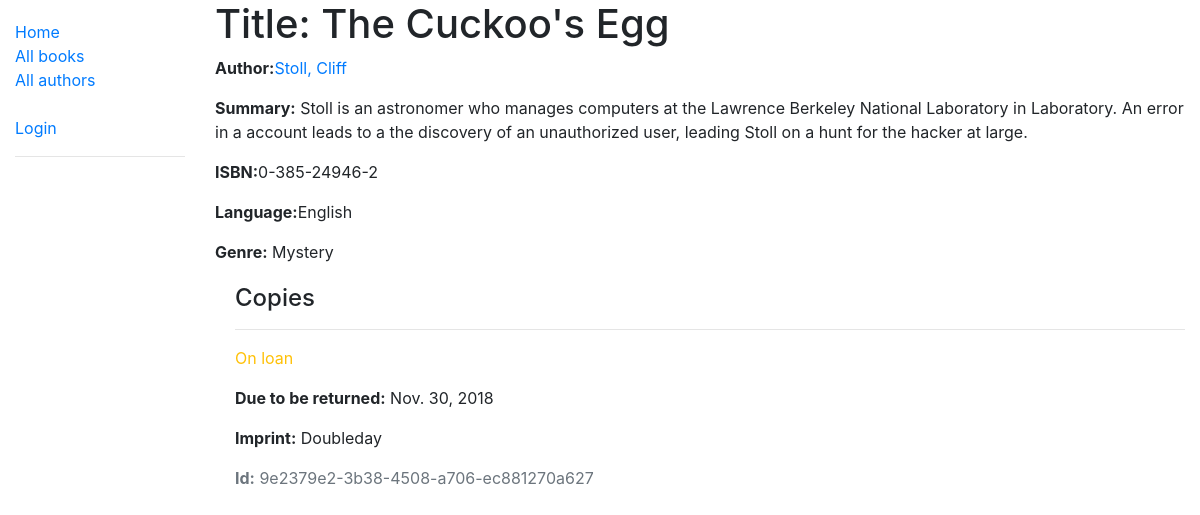
/catalog/book/1, run on the app's committed database.
### catalog/models.py (models this page shows, shortened)
class Book(models.Model):
	title = models.CharField(max_length=200)
	author = models.ForeignKey('Author', on_delete=models.SET_NULL, null=True)
	summary = models.TextField(max_length=1000, help_text='Enter a description for the book')
	isbn = models.CharField('ISBN', max_length=13, help_text='13 Character <a href="https://www.isbn-international.org/content/what-isbn">ISBN number</a>')
	genre = models.ManyToManyField(Genre, help_text='Select a genre for this book')
	language = models.ForeignKey(Language, on_delete=models.SET_NULL, null=True)
	def display_genre(self):
		return ', '.join(genre.name for genre in self.genre.all()[:3])
	display_genre.short_description = 'Genre'

class Author(models.Model):
	first_name = models.CharField(max_length=100)
	last_name = models.CharField(max_length=100)
	date_of_birth = models.DateField(null=True, blank=True)
	date_of_death = models.DateField('died', null=True, blank=True)
	class Meta:
		ordering = ['last_name', 'first_name']
	def __str__(self):
		return f'{self.last_name}, {self.first_name}'

class Language(models.Model):
	name = models.CharField(max_length=200, help_text='Enter a language (e.g. English, Nipponese, etc')
	def __str__(self):
		return self.name

class Genre(models.Model):
	name = models.CharField(max_length=200, help_text='Enter a book genre (e.g. Fantasy)')
	def __str__(self):
		return self.name

class BookInstance(models.Model):
	id = models.UUIDField(primary_key=True, default=uuid.uuid4, help_text='Unique ID for this particular book across whole library')
	book = models.ForeignKey('Book', on_delete=models.SET_NULL, null=True)
	imprint = models.CharField(max_length=200)
	due_back = models.DateField(null=True, blank=True) #null for when book is available
	borrower = models.ForeignKey(User, on_delete=models.SET_NULL, null=True, blank=True)
	LOAN_STATUS = (
		('m', 'Maintenance'),
		('o', 'On loan'),
		('a', 'Available'),
		('r', 'Reserved'),
	)
	status = models.CharField(
		max_length=1,
		choices=LOAN_STATUS,
		blank=True,
		default='m',
		help_text='Book availability'
	)
	class Meta:
		ordering = ['due_back']
		permissions = (("can_mark_returned", "Set book as returned"), ("can_view_borrowed", "View borrowed books"))
	def display_id(self):
		return self.id
	display_id.short_description = 'ID'
	def display_title(self):
		return self.book.title
	display_title.short_description = 'Book Title'

### catalog/views.py (the view)
# urls.py: path('book/<int:pk>', views.BookDetailView.as_view(), name='book-detail'),
class BookDetailView(generic.DetailView):
	model = Book

### catalog/templates/catalog/book_detail.html
{% extends "base_generic.html" %}
{% block content %}
	<h1>Title: {{ book.title }}</h1>
	<p><strong>Author:</strong><a href="{% url 'author-detail' book.author.pk %} ">{{ book.author }}</a></p>
	<p><strong>Summary:</strong> {{ book.summary }}</p>
	<p><strong>ISBN:</strong>{{ book.isbn }}</p>
	<p><strong>Language:</strong>{{ book.language }}</p>
	<p><strong>Genre:</strong>{% for genre in book.genre.all %} {{ genre }} {% if not forloop.last %}, {% endif %}{% endfor %}</p>
	<div style="margin-left:20px;margin-top:20px">
		<h4>Copies</h4>
		{% for copy in book.bookinstance_set.all %}
			<hr>
			<p class="{% if copy.status == 'a' %}text-success{% elif copy.status == 'm' %}text-danger{% else %}text-warning{% endif %}">{{ copy.get_status_display }}</p>
			{% if copy.status != 'a' %}
				<p><strong>Due to be returned:</strong> {{ copy.due_back }}</p>
			{% endif %}
			<p><strong>Imprint:</strong> {{ copy.imprint }}</p>
			<p class="text-muted"><strong>Id:</strong> {{ copy.id }}</p>
		{% endfor %}
	</div>
{% endblock %}

### data on the page
Book: title "The Cuckoo's Egg", author "Stoll, Cliff", summary "Stoll is an astronomer who manages computers at the Lawrence Berkeley National Laboratory in Laboratory. An error in a account leads to a the discovery of an unauthorized user, leading Stoll on a hunt for the hacker at large.", isbn "0-385-24946-2", language "English"
Genre: name "Mystery"
BookInstance: status "On loan", due_back "Nov. 30, 2018", imprint "Doubleday", id "9e2379e2-3b38-4508-a706-ec881270a627"
